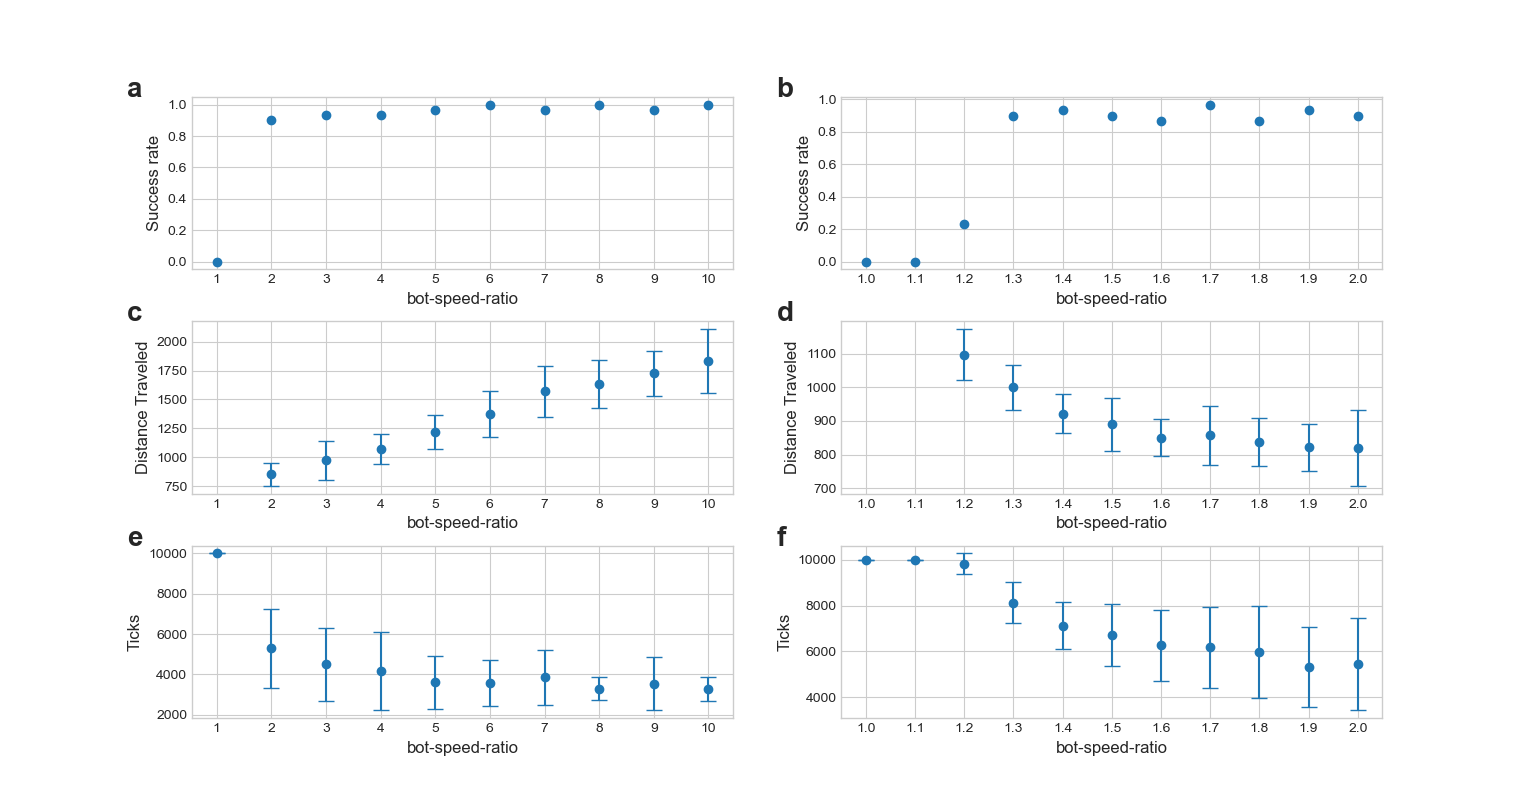

Recreate this plot in Python.
import pandas as pd
import matplotlib.pyplot as plt
import numpy as np

# Use scientific style for the plot
plt.style.use('seaborn-whitegrid')

# Read the Excel file as a DataFrame, use the header=6 to locate the column names
df = pd.read_excel('OAT-bot-speed-table.xlsx', header=6)
df_finer = pd.read_excel('OAT-bot-speed-table-finer.xlsx', header=6)

# Extract specific columns
bot_speed_ratio = df['bot-speed-ratio']
ticks = df['ticks']
distance_traveled = df['distance-traveled of robots']
bot_speed_ratio_finer = df_finer['bot-speed-ratio']
ticks_finer = df_finer['ticks']
distance_traveled_finer = df_finer['distance-traveled of robots']

# For each value of bot-speed-ratio, calculate how many of them have value of ticks smaller than 10000
filtered_df = df[df['ticks'] < 10000]
filtered_counts = filtered_df['bot-speed-ratio'].value_counts()
filtered_df_finer = df_finer[df_finer['ticks'] < 10000]
filtered_counts_finer = filtered_df_finer['bot-speed-ratio'].value_counts()

# Calculate the total counts of each 'bot-speed-ratio' value
total_counts = df['bot-speed-ratio'].value_counts()
ratio = filtered_counts / total_counts
ratio = ratio.fillna(0)

total_counts_finer = df_finer['bot-speed-ratio'].value_counts()
ratio_finer = filtered_counts_finer / total_counts_finer
ratio_finer = ratio_finer.fillna(0)

# Group by 'bot-speed-ratio' and calculate the mean and standard deviation of 'distance-traveled of robots'
grouped_test = filtered_df.groupby('bot-speed-ratio')
print(grouped_test.first())
grouped = filtered_df.groupby('bot-speed-ratio')['distance-traveled of robots']
mean_distance = grouped.mean()
std_distance = grouped.std()

grouped_finer = filtered_df_finer.groupby(
    'bot-speed-ratio')['distance-traveled of robots']
mean_distance_finer = grouped_finer.mean()
std_distance_finer = grouped_finer.std()

# group by 'bot-speed-ratio' and calculate the mean and standard deviation of 'ticks'
grouped_ticks = df.groupby('bot-speed-ratio')['ticks']
mean_ticks = grouped_ticks.mean()
std_ticks = grouped_ticks.std()

grouped_ticks_finer = df_finer.groupby('bot-speed-ratio')['ticks']
mean_ticks_finer = grouped_ticks_finer.mean()
std_ticks_finer = grouped_ticks_finer.std()

# Create a figure and a set of subplots
fig, axs = plt.subplots(3, 2)
plt.subplots_adjust(hspace=0.3)

# draw scatter plots for the success rate
axs[0, 0].scatter(ratio.index, ratio)
axs[0, 0].set_xlabel('bot-speed-ratio', fontsize=12)
axs[0, 0].set_ylabel('Success rate', fontsize=12)
# Set the x-axis grid interval to 1
axs[0, 0].set_xticks(np.arange(min(ratio.index), max(ratio.index)+1, 1))


axs[0, 1].scatter(ratio_finer.index, ratio_finer)
axs[0, 1].set_xlabel('bot-speed-ratio', fontsize=12)
axs[0, 1].set_ylabel('Success rate', fontsize=12)
axs[0, 1].set_xticks(np.arange(min(ratio_finer.index),
                     max(ratio_finer.index)+0.1, 0.1))

# Draw distance traveled plots with error bars
axs[1, 0].errorbar(mean_distance.index, mean_distance,
                   yerr=std_distance, fmt='o', capsize=6)

# Set the labels for the x and y axes
axs[1, 0].set_xlabel('bot-speed-ratio', fontsize=12)
axs[1, 0].set_ylabel('Distance Traveled', fontsize=12)
xticks_a = axs[0, 0].get_xticks()
axs[1, 0].set_xticks(xticks_a)
xlim_a = axs[0, 0].get_xlim()
axs[1, 0].set_xlim(xlim_a)


axs[1, 1].errorbar(mean_distance_finer.index, mean_distance_finer,
                   yerr=std_distance_finer, fmt='o', capsize=6)
axs[1, 1].set_xlabel('bot-speed-ratio', fontsize=12)
axs[1, 1].set_ylabel('Distance Traveled', fontsize=12)
xticks_b = axs[0, 1].get_xticks()
axs[1, 1].set_xticks(xticks_b)
xlim_b = axs[0, 1].get_xlim()
axs[1, 1].set_xlim(xlim_b)

axs[2, 0].errorbar(mean_ticks.index, mean_ticks,
                   yerr=std_ticks, fmt='o', capsize=6)
axs[2, 0].set_xlabel('bot-speed-ratio', fontsize=12)
axs[2, 0].set_ylabel('Ticks', fontsize=12)
axs[2, 0].set_xticks(xticks_a)
axs[2, 0].set_xlim(xlim_a)

axs[2, 1].errorbar(mean_ticks_finer.index, mean_ticks_finer,
                   yerr=std_ticks_finer, fmt='o', capsize=6)
axs[2, 1].set_xlabel('bot-speed-ratio', fontsize=12)
axs[2, 1].set_ylabel('Ticks', fontsize=12)
axs[2, 1].set_xticks(xticks_b)
axs[2, 1].set_xlim(xlim_b)
# Add a marker to the first subplot
axs[0, 0].text(-0.12, 1, 'a', transform=axs[0, 0].transAxes,
               size=20, weight='bold')

# Add a marker to the second subplot
axs[0, 1].text(-0.12, 1, 'b', transform=axs[0, 1].transAxes,
               size=20, weight='bold')

# Add a marker to the third subplot
axs[1, 0].text(-0.12, 1, 'c', transform=axs[1, 0].transAxes,
               size=20, weight='bold')

# Add a marker to the fourth subplot
axs[1, 1].text(-0.12, 1, 'd', transform=axs[1, 1].transAxes,
               size=20, weight='bold')

axs[2, 0].text(-0.12, 1, 'e', transform=axs[2, 0].transAxes,
               size=20, weight='bold')

axs[2, 1].text(-0.12, 1, 'f', transform=axs[2, 1].transAxes,
               size=20, weight='bold')

# Display the plot
plt.show()
